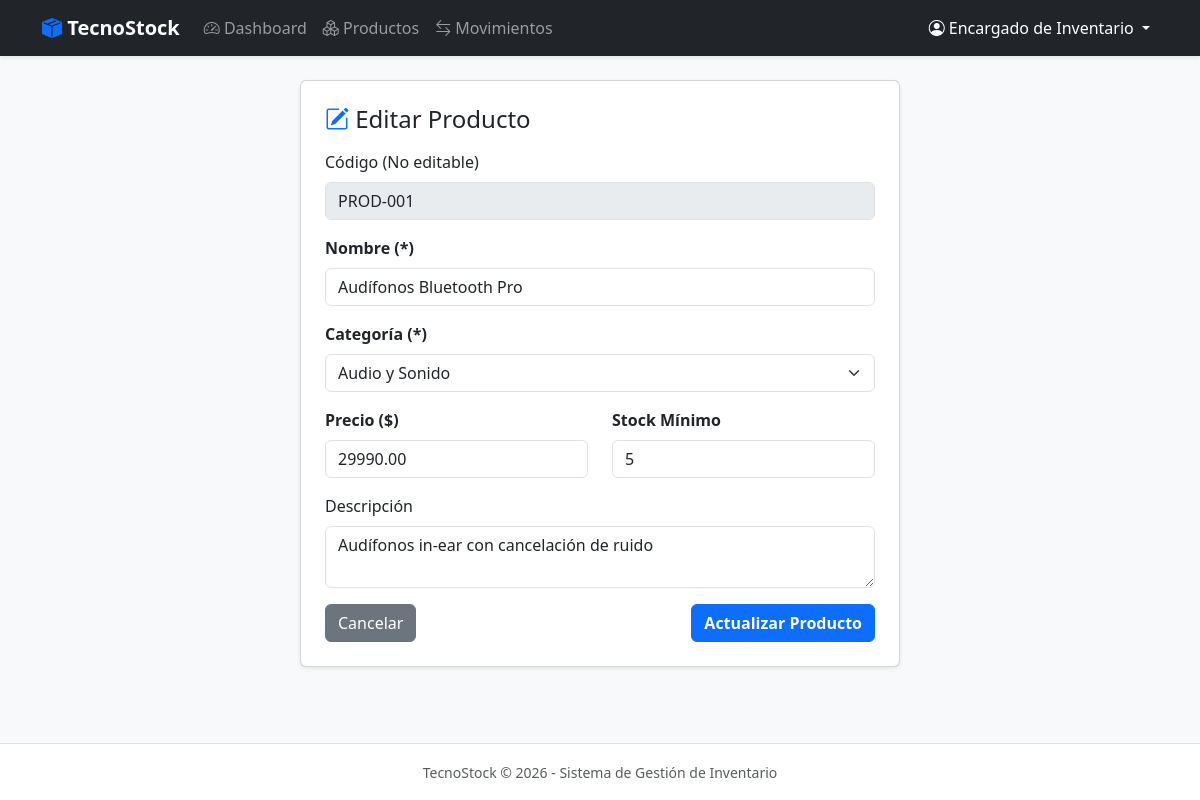
/producto_editar.php?id=1 (signed in), run on the app's committed database.
### tables this page shows
CREATE TABLE productos (
    id_producto INT AUTO_INCREMENT PRIMARY KEY,
    codigo VARCHAR(50) NOT NULL UNIQUE,
    nombre VARCHAR(150) NOT NULL,
    descripcion TEXT NULL,
    precio DECIMAL(10,2) NOT NULL CHECK (precio >= 0),
    stock_actual INT NOT NULL DEFAULT 0 CHECK (stock_actual >= 0),
    stock_minimo INT NOT NULL DEFAULT 0 CHECK (stock_minimo >= 0),
    estado TINYINT(1) DEFAULT 1,
    id_categoria INT NOT NULL,
    fecha_creacion TIMESTAMP DEFAULT CURRENT_TIMESTAMP,
    CONSTRAINT fk_producto_categoria FOREIGN KEY (id_categoria) 
        REFERENCES categorias(id_categoria) ON DELETE RESTRICT ON UPDATE CASCADE
);

CREATE TABLE categorias (
    id_categoria INT AUTO_INCREMENT PRIMARY KEY,
    nombre VARCHAR(100) NOT NULL UNIQUE,
    descripcion TEXT NULL,
    estado TINYINT(1) DEFAULT 1,
    fecha_creacion TIMESTAMP DEFAULT CURRENT_TIMESTAMP
);

### producto_editar.php (the view, shortened to what this page needs)
<?php
require_once 'config/db.php';
$id = intval($_GET['id'] ?? 0);
$stmt = $pdo->prepare("SELECT * FROM productos WHERE id_producto = :id");
$stmt->execute([':id' => $id]);
$producto = $stmt->fetch();
$categorias = $pdo->query("SELECT * FROM categorias WHERE estado=1")->fetchAll();
include 'includes/header.php';
include 'includes/navbar.php';
?>
<div class="container py-4">
    <div class="card mx-auto p-4 shadow-sm" style="max-width: 600px;">
        <h4 class="mb-3"><i class="bi bi-pencil-square text-primary"></i> Editar Producto</h4>
        <form id="formProducto" method="POST">
            <div class="mb-3">
                <label class="form-label">Código (No editable)</label>
                <input type="text" class="form-control" value="<?= htmlspecialchars($producto['codigo']) ?>" disabled>
            </div>
            <div class="mb-3">
                <label class="form-label fw-bold">Nombre (*)</label>
                <input type="text" name="nombre" class="form-control" value="<?= htmlspecialchars($producto['nombre']) ?>" required>
            </div>
            <div class="mb-3">
                <label class="form-label fw-bold">Categoría (*)</label>
                <select name="id_categoria" class="form-select" required>
                    <?php foreach ($categorias as $cat): ?>
                        <option value="<?= $cat['id_categoria'] ?>" <?= $cat['id_categoria'] == $producto['id_categoria'] ? 'selected' : '' ?>>
                            <?= htmlspecialchars($cat['nombre']) ?>
                        </option>
                    <?php endforeach; ?>
                </select>
            </div>
            <div class="row">
                <div class="col-md-6 mb-3">
                    <label class="form-label fw-bold">Precio ($)</label>
                    <input type="number" step="0.01" name="precio" id="precio" class="form-control" value="<?= $producto['precio'] ?>" required>
                </div>
                <div class="col-md-6 mb-3">
                    <label class="form-label fw-bold">Stock Mínimo</label>
                    <input type="number" name="stock_minimo" class="form-control" value="<?= $producto['stock_minimo'] ?>" required>
                </div>
            </div>
            <div class="mb-3">
                <label class="form-label">Descripción</label>
                <textarea name="descripcion" class="form-control" rows="2"><?= htmlspecialchars($producto['descripcion']) ?></textarea>
            </div>
            <div class="d-flex justify-content-between">
                <a href="productos.php" class="btn btn-secondary">Cancelar</a>
                <button type="submit" class="btn btn-primary fw-bold">Actualizar Producto</button>
            </div>
        </form>
    </div>
</div>
<?php include 'includes/footer.php'; ?>

### includes/header.php (style rules this page uses)
body { background-color: #f8f9fa; font-family: 'Segoe UI', Tahoma, Geneva, Verdana, sans-serif; }

### data on the page
productos: codigo "PROD-001", nombre "Audífonos Bluetooth Pro", id_categoria "Audio y Sonido", precio "29990.00", stock_minimo "5", descripcion "Audífonos in-ear con cancelación de ruido"

### other printed values
$_SESSION['usuario_nombre'] "Encargado de Inventario"
